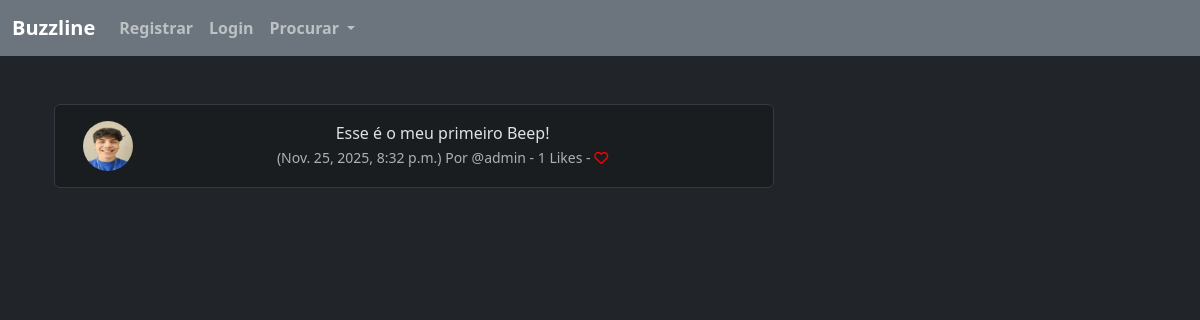
Before: /beep_show/1 with the older database file.
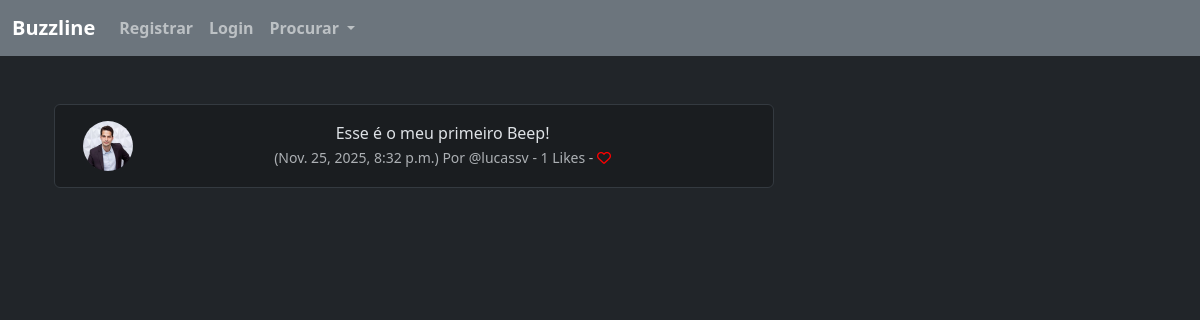
After: the same page with the newer database file.
### buzzline/models.py (models this page shows, shortened)
class Beep(models.Model):
    user = models.ForeignKey(User, related_name="beeps", on_delete=models.DO_NOTHING)
    body = models.CharField(max_length=200)
    created_at = models.DateTimeField(auto_now_add=True)
    likes = models.ManyToManyField(User, related_name="meep_like", blank=True)
    def number_of_likes(self):
        return self.likes.count()

class Profile(models.Model):
    user = models.OneToOneField(User, on_delete=models.CASCADE) # UM USUARIO TERÁ 1 PERFIL, LOGO 1 PERFIL TERÁ APENAS 1 USUARIO
    follows = models.ManyToManyField("self", # UM PERFIL PODE SEGUIR MUITOS PERFIS
        related_name="followed_by", # QUEM SEGUE ESSE PERFIL
        symmetrical=False, # A PESSOA QUE SEGUE O OUTRO NÃO PRECISA SEGUIR DE VOLTA
        blank=True #NÃO É OBRIGADO A SEGUIR ALGUEM ESSE VALOR PODE SER VAZIO
        )
    date_modified = models.DateTimeField(User, auto_now=True)
    profile_image = models.ImageField(null=True, blank=True, upload_to='images/')
    profile_bio = models.CharField(null=True, blank=True, max_length=500)
    homepage_link = models.CharField(null=True, blank=True, max_length=100)
    facebook_link = models.CharField(null=True, blank=True, max_length=100)
    instagram_link = models.CharField(null=True, blank=True, max_length=100)
    linkedin_link = models.CharField(null=True, blank=True, max_length=100)

### buzzline/views.py (the view)
# urls.py: path('beep_show/<int:pk>', views.beep_show, name="beep_show"),
def beep_show(request, pk):
    beep = get_object_or_404(Beep, id=pk)
    if beep:
        return render(request, 'show_beep.html', {"beep":beep })
    else:
        messages.success(request, ("Esse Beep não existe!"))
        return redirect('home')

### buzzline/templates/show_beep.html (shortened to what this page needs)
{% extends 'base.html' %}
{% load static %}
{% block content %}
<div class="container text-center">
    <div class="row">
        <div class="col-8">
            <br />
            <div class="alert alert-dark" role="alert">
                <div class="container">
                    <div class="row">
                        <div class="col-1">
                            {% if beep.user.profile.profile_image %}
                            <img src="{{ beep.user.profile.profile_image.url }}" width="50" height="50" class="rounded-circle"
                                alt="{{ profile.user.username}}">
                            {% else %}
                            <img src="{% static 'images/default_profile_pic.png' %}" width="50" height="50"
                                class="rounded-circle" alt="{{ profile.user.username}}">
                            {% endif %}
                        </div>
                        <div class="col-11">
                            {{ beep.body }}<br />
                            <small class="text-muted">
                                ({{ beep.created_at}}) Por @{{ beep.user.username}}
                                - {{ beep.number_of_likes }} Likes -
                                {% if user in beep.likes.all %}
                                <a href="{% url 'beep_like' beep.id %}"><i class="fa-solid fa-heart" style="color: red;"></i></a>
                                {% else%}
                                <a href="{% url 'beep_like' beep.id %}"> <i class="fa fa-heart-o" style="color: red;"></i> </a>
                                {% endif %}
                            </small>
                        </div><br /><br />
                    </div>
                </div>
            </div>
        </div>
        <div class="col-4">
            <br /><br /><br />
        </div>
        {% endblock %}

Changed rows visible on the page:
changed through a linked row, Beep "Esse é o meu primeiro Beep!": user.profile.profile_image: a different picture; user.username "admin" → "lucassv"
